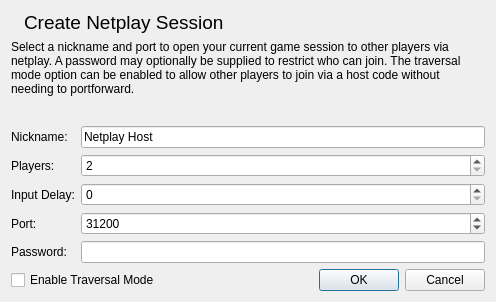
<?xml version="1.0" encoding="UTF-8"?>
<ui version="4.0">
 <class>NetplayCreateSessionDialog</class>
 <widget class="QDialog" name="NetplayCreateSessionDialog">
  <property name="windowModality">
   <enum>Qt::WindowModal</enum>
  </property>
  <property name="geometry">
   <rect>
    <x>0</x>
    <y>0</y>
    <width>496</width>
    <height>302</height>
   </rect>
  </property>
  <property name="windowTitle">
   <string comment="Window title">Create Netplay Session</string>
  </property>
  <property name="modal">
   <bool>true</bool>
  </property>
  <layout class="QVBoxLayout" name="verticalLayout">
   <item>
    <layout class="QHBoxLayout" name="horizontalLayout" stretch="0,1">
     <item>
      <widget class="QLabel" name="label">
       <property name="text">
        <string/>
       </property>
       <property name="pixmap">
        <pixmap resource="resources/resources.qrc">:/icons/emblem-person-blue.png</pixmap>
       </property>
      </widget>
     </item>
     <item>
      <widget class="QLabel" name="label_2">
       <property name="font">
        <font>
         <pointsize>14</pointsize>
         <bold>false</bold>
        </font>
       </property>
       <property name="text">
        <string comment="Header text">Create Netplay Session</string>
       </property>
       <property name="alignment">
        <set>Qt::AlignLeading|Qt::AlignLeft|Qt::AlignTop</set>
       </property>
      </widget>
     </item>
    </layout>
   </item>
   <item>
    <widget class="QLabel" name="label_3">
     <property name="text">
      <string>&lt;html&gt;&lt;head/&gt;&lt;body&gt;&lt;p&gt;Select a nickname and port to open your current game session to other players via netplay. A password may optionally be supplied to restrict who can join. The traversal mode option can be enabled to allow other players to join via a host code without needing to portforward.&lt;/p&gt;&lt;/body&gt;&lt;/html&gt;</string>
     </property>
     <property name="wordWrap">
      <bool>true</bool>
     </property>
    </widget>
   </item>
   <item>
    <spacer name="verticalSpacer">
     <property name="orientation">
      <enum>Qt::Vertical</enum>
     </property>
     <property name="sizeHint" stdset="0">
      <size>
       <width>20</width>
       <height>40</height>
      </size>
     </property>
    </spacer>
   </item>
   <item>
    <layout class="QFormLayout" name="formLayout">
     <item row="0" column="0">
      <widget class="QLabel" name="label_4">
       <property name="text">
        <string>Nickname:</string>
       </property>
      </widget>
     </item>
     <item row="0" column="1">
      <widget class="QLineEdit" name="nickname">
       <property name="text">
        <string>Netplay Host</string>
       </property>
       <property name="maxLength">
        <number>128</number>
       </property>
      </widget>
     </item>
     <item row="3" column="0">
      <widget class="QLabel" name="label_5">
       <property name="text">
        <string>Port:</string>
       </property>
      </widget>
     </item>
     <item row="3" column="1">
      <widget class="QSpinBox" name="port">
       <property name="minimum">
        <number>1</number>
       </property>
       <property name="maximum">
        <number>65535</number>
       </property>
       <property name="value">
        <number>31200</number>
       </property>
      </widget>
     </item>
     <item row="1" column="0">
      <widget class="QLabel" name="label_6">
       <property name="text">
        <string>Players:</string>
       </property>
      </widget>
     </item>
     <item row="1" column="1">
      <widget class="QSpinBox" name="maxPlayers">
       <property name="minimum">
        <number>2</number>
       </property>
       <property name="maximum">
        <number>8</number>
       </property>
      </widget>
     </item>
     <item row="4" column="0">
      <widget class="QLabel" name="label_7">
       <property name="text">
        <string>Password:</string>
       </property>
      </widget>
     </item>
     <item row="4" column="1">
      <widget class="QLineEdit" name="password">
       <property name="maxLength">
        <number>128</number>
       </property>
       <property name="echoMode">
        <enum>QLineEdit::Password</enum>
       </property>
      </widget>
     </item>
     <item row="2" column="0">
      <widget class="QLabel" name="label_8">
       <property name="text">
        <string>Input Delay:</string>
       </property>
      </widget>
     </item>
     <item row="2" column="1">
      <widget class="QSpinBox" name="inputDelay"/>
     </item>
    </layout>
   </item>
   <item>
    <layout class="QHBoxLayout" name="horizontalLayout_2">
     <item>
      <widget class="QCheckBox" name="traversal">
       <property name="text">
        <string>Enable Traversal Mode</string>
       </property>
      </widget>
     </item>
     <item>
      <widget class="QDialogButtonBox" name="buttonBox">
       <property name="standardButtons">
        <set>QDialogButtonBox::Cancel|QDialogButtonBox::Ok</set>
       </property>
      </widget>
     </item>
    </layout>
   </item>
  </layout>
 </widget>
 <resources>
  <include location="resources/resources.qrc"/>
 </resources>
 <connections/>
</ui>
